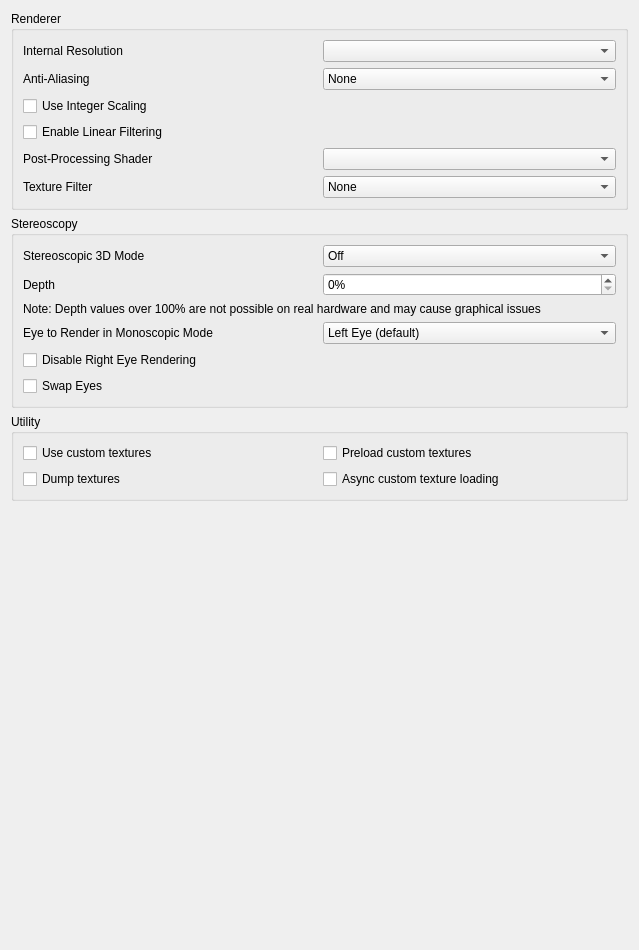
<?xml version="1.0" encoding="UTF-8"?>
<ui version="4.0">
 <class>ConfigureEnhancements</class>
 <widget class="QWidget" name="ConfigureEnhancements">
  <property name="geometry">
   <rect>
    <x>0</x>
    <y>0</y>
    <width>639</width>
    <height>950</height>
   </rect>
  </property>
  <property name="minimumSize">
   <size>
    <width>0</width>
    <height>0</height>
   </size>
  </property>
  <layout class="QVBoxLayout" name="verticalLayout_2">
   <item>
    <widget class="QGroupBox" name="rendererBox">
     <property name="title">
      <string>Renderer</string>
     </property>
     <layout class="QVBoxLayout" name="verticalLayout_3">
      <item>
       <widget class="QWidget" name="widget_resolution" native="true">
        <layout class="QHBoxLayout" name="horizontalLayout_1">
         <property name="leftMargin">
          <number>0</number>
         </property>
         <property name="topMargin">
          <number>0</number>
         </property>
         <property name="rightMargin">
          <number>0</number>
         </property>
         <property name="bottomMargin">
          <number>0</number>
         </property>
         <item>
          <widget class="QLabel" name="resolution_label">
           <property name="text">
            <string>Internal Resolution</string>
           </property>
          </widget>
         </item>
         <item>
          <widget class="QComboBox" name="resolution_factor_combobox"/>
         </item>
        </layout>
       </widget>
      </item>
      <item>
       <widget class="QWidget" name="widget_antialiasing" native="true">
        <layout class="QHBoxLayout" name="horizontalLayout">
         <property name="leftMargin">
          <number>0</number>
         </property>
         <property name="topMargin">
          <number>0</number>
         </property>
         <property name="rightMargin">
          <number>0</number>
         </property>
         <property name="bottomMargin">
          <number>0</number>
         </property>
         <item>
          <widget class="QLabel" name="antialiasing_label">
           <property name="text">
            <string>Anti-Aliasing</string>
           </property>
          </widget>
         </item>
         <item>
          <widget class="QComboBox" name="antialiasing_combobox">
           <item>
            <property name="text">
             <string>None</string>
            </property>
           </item>
           <item>
            <property name="text">
             <string notr="true">MSAAx2</string>
            </property>
           </item>
           <item>
            <property name="text">
             <string notr="true">MSAAx4</string>
            </property>
           </item>
           <item>
            <property name="text">
             <string notr="true">MSAAx8</string>
            </property>
           </item>
           <item>
            <property name="text">
             <string notr="true">MSAAx16</string>
            </property>
           </item>
          </widget>
         </item>
        </layout>
       </widget>
      </item>
      <item>
          <widget class="QCheckBox" name="use_integer_scaling">
              <property name="text">
                  <string>Use Integer Scaling</string>
              </property>
              <property name="toolTip">
                  <string>&lt;html&gt;&lt;head/&gt;&lt;body&gt;&lt;p&gt;Use Integer Scaling&lt;/p&gt;&lt;p&gt;Enforces that the larger screen in all layouts is an integer scale of the 240px height of the original 3DS screen.&lt;/p&gt;&lt;/body&gt;&lt;/html&gt;</string>
              </property>
          </widget>
      </item>
      <item>
       <widget class="QCheckBox" name="toggle_linear_filter">
        <property name="text">
         <string>Enable Linear Filtering</string>
        </property>
       </widget>
      </item>
      <item>
       <widget class="QWidget" name="widget_shader" native="true">
        <layout class="QHBoxLayout" name="horizontalLayout_2">
         <property name="leftMargin">
          <number>0</number>
         </property>
         <property name="topMargin">
          <number>0</number>
         </property>
         <property name="rightMargin">
          <number>0</number>
         </property>
         <property name="bottomMargin">
          <number>0</number>
         </property>
         <item>
          <widget class="QLabel" name="shader_label">
           <property name="text">
            <string>Post-Processing Shader</string>
           </property>
          </widget>
         </item>
         <item>
          <widget class="QComboBox" name="shader_combobox"/>
         </item>
        </layout>
       </widget>
      </item>
      <item>
       <widget class="QWidget" name="widget_texture_filter" native="true">
        <layout class="QHBoxLayout" name="horizontalLayout_3">
         <property name="leftMargin">
          <number>0</number>
         </property>
         <property name="topMargin">
          <number>0</number>
         </property>
         <property name="rightMargin">
          <number>0</number>
         </property>
         <property name="bottomMargin">
          <number>0</number>
         </property>
         <item>
          <widget class="QLabel" name="texture_filter_label">
           <property name="text">
            <string>Texture Filter</string>
           </property>
          </widget>
         </item>
         <item>
          <widget class="QComboBox" name="texture_filter_combobox">
           <item>
            <property name="text">
             <string>None</string>
            </property>
           </item>
           <item>
            <property name="text">
             <string>Anime4K (OpenGL only)</string>
            </property>
           </item>
           <item>
            <property name="text">
             <string notr="true">Bicubic</string>
            </property>
           </item>
           <item>
            <property name="text">
             <string notr="true">ScaleForce</string>
            </property>
           </item>
           <item>
            <property name="text">
             <string notr="true">xBRZ</string>
            </property>
           </item>
           <item>
            <property name="text">
             <string notr="true">MMPX</string>
            </property>
           </item>
          </widget>
         </item>
        </layout>
       </widget>
      </item>
     </layout>
    </widget>
   </item>
   <item>
    <widget class="QGroupBox" name="stereo_group">
     <property name="title">
      <string>Stereoscopy</string>
     </property>
     <layout class="QVBoxLayout" name="verticalLayout_4">
      <item>
       <layout class="QHBoxLayout" name="horizontalLayout_4">
        <item>
         <widget class="QLabel" name="label_4">
          <property name="text">
           <string>Stereoscopic 3D Mode</string>
          </property>
         </widget>
        </item>
        <item>
         <widget class="QComboBox" name="render_3d_combobox">
          <item>
           <property name="text">
            <string>Off</string>
           </property>
          </item>
          <item>
           <property name="text">
            <string>Side by Side</string>
           </property>
          </item>
          <item>
           <property name="text">
            <string>Side by Side Full Width</string>
           </property>
          </item>
          <item>
           <property name="text">
            <string>Anaglyph</string>
           </property>
          </item>
          <item>
           <property name="text">
            <string>Interlaced</string>
           </property>
          </item>
          <item>
           <property name="text">
            <string>Reverse Interlaced</string>
           </property>
          </item>
         </widget>
        </item>
       </layout>
      </item>
      <item>
       <layout class="QHBoxLayout" name="horizontalLayout_5">
        <item>
         <widget class="QLabel" name="label_3">
          <property name="text">
           <string>Depth</string>
          </property>
         </widget>
        </item>
        <item>
         <widget class="QSpinBox" name="factor_3d">
          <property name="suffix">
           <string notr="true">%</string>
          </property>
          <property name="minimum">
           <number>0</number>
          </property>
          <property name="maximum">
           <number>255</number>
          </property>
          <property name="value">
           <number>0</number>
          </property>
         </widget>
        </item>
       </layout>
      </item>
      <item>
       <widget class="QLabel" name="excessive_depth_warning_label">
        <property name="text">
         <string>Note: Depth values over 100% are not possible on real hardware and may cause graphical issues</string>
        </property>
       </widget>
      </item>
      <item>
       <layout class="QHBoxLayout" name="horizontalLayout_6">
        <item>
         <widget class="QLabel" name="label_6">
          <property name="text">
           <string>Eye to Render in Monoscopic Mode</string>
          </property>
         </widget>
        </item>
        <item>
         <widget class="QComboBox" name="mono_rendering_eye">
          <item>
           <property name="text">
            <string>Left Eye (default)</string>
           </property>
          </item>
          <item>
           <property name="text">
            <string>Right Eye</string>
           </property>
          </item>
         </widget>
        </item>
       </layout>
      </item>
      <item>
       <widget class="QCheckBox" name="disable_right_eye_render">
        <property name="text">
         <string>Disable Right Eye Rendering</string>
        </property>
        <property name="toolTip">
         <string>&lt;html&gt;&lt;head/&gt;&lt;body&gt;&lt;p&gt;Disable Right Eye Rendering&lt;/p&gt;&lt;p&gt;Disables rendering the right eye image. Greatly improves performance in some applications, but can cause flickering in others.&lt;/p&gt;&lt;/body&gt;&lt;/html&gt;</string>
        </property>
       </widget>
      </item>
      <item>
       <widget class="QCheckBox" name="swap_eyes_3d">
        <property name="text">
         <string>Swap Eyes</string>
        </property>
       </widget>
      </item>
     </layout>
    </widget>
   </item>
   <item>
    <widget class="QGroupBox" name="utilityBox">
     <property name="title">
      <string>Utility</string>
     </property>
     <layout class="QGridLayout" name="gridLayout_1">
      <item row="1" column="0">
       <widget class="QCheckBox" name="toggle_custom_textures">
        <property name="toolTip">
         <string>&lt;html&gt;&lt;head/&gt;&lt;body&gt;&lt;p&gt;Replace textures with PNG files.&lt;/p&gt;&lt;p&gt;Textures are loaded from load/textures/[Title ID]/.&lt;/p&gt;&lt;/body&gt;&lt;/html&gt;</string>
        </property>
        <property name="text">
         <string>Use custom textures</string>
        </property>
       </widget>
      </item>
      <item row="2" column="0">
       <widget class="QCheckBox" name="toggle_dump_textures">
        <property name="toolTip">
         <string>&lt;html&gt;&lt;head/&gt;&lt;body&gt;&lt;p&gt;Dump textures to PNG files.&lt;/p&gt;&lt;p&gt;Textures are dumped to dump/textures/[Title ID]/.&lt;/p&gt;&lt;/body&gt;&lt;/html&gt;</string>
        </property>
        <property name="text">
         <string>Dump textures</string>
        </property>
       </widget>
      </item>
      <item row="1" column="1">
       <widget class="QCheckBox" name="toggle_preload_textures">
        <property name="toolTip">
         <string>&lt;html&gt;&lt;head/&gt;&lt;body&gt;&lt;p&gt;Load all custom textures into memory on boot, instead of loading them when the application requires them.&lt;/p&gt;&lt;/body&gt;&lt;/html&gt;</string>
        </property>
        <property name="text">
         <string>Preload custom textures</string>
        </property>
       </widget>
      </item>
      <item row="2" column="1">
       <widget class="QCheckBox" name="toggle_async_custom_loading">
        <property name="toolTip">
         <string>&lt;html&gt;&lt;head/&gt;&lt;body&gt;&lt;p&gt;Load custom textures asynchronously with background threads to reduce loading stutter&lt;/p&gt;&lt;/body&gt;&lt;/html&gt;</string>
        </property>
        <property name="text">
         <string>Async custom texture loading</string>
        </property>
       </widget>
      </item>
     </layout>
    </widget>
   </item>
   <item>
    <spacer name="verticalSpacer">
     <property name="orientation">
      <enum>Qt::Vertical</enum>
     </property>
     <property name="sizeHint" stdset="0">
      <size>
       <width>20</width>
       <height>270</height>
      </size>
     </property>
    </spacer>
   </item>
  </layout>
 </widget>
 <tabstops>
  <tabstop>resolution_factor_combobox</tabstop>
  <tabstop>toggle_linear_filter</tabstop>
  <tabstop>shader_combobox</tabstop>
  <tabstop>texture_filter_combobox</tabstop>
  <tabstop>render_3d_combobox</tabstop>
  <tabstop>factor_3d</tabstop>
  <tabstop>mono_rendering_eye</tabstop>
  <tabstop>toggle_custom_textures</tabstop>
  <tabstop>toggle_dump_textures</tabstop>
  <tabstop>toggle_preload_textures</tabstop>
 </tabstops>
 <resources/>
 <connections/>
</ui>
